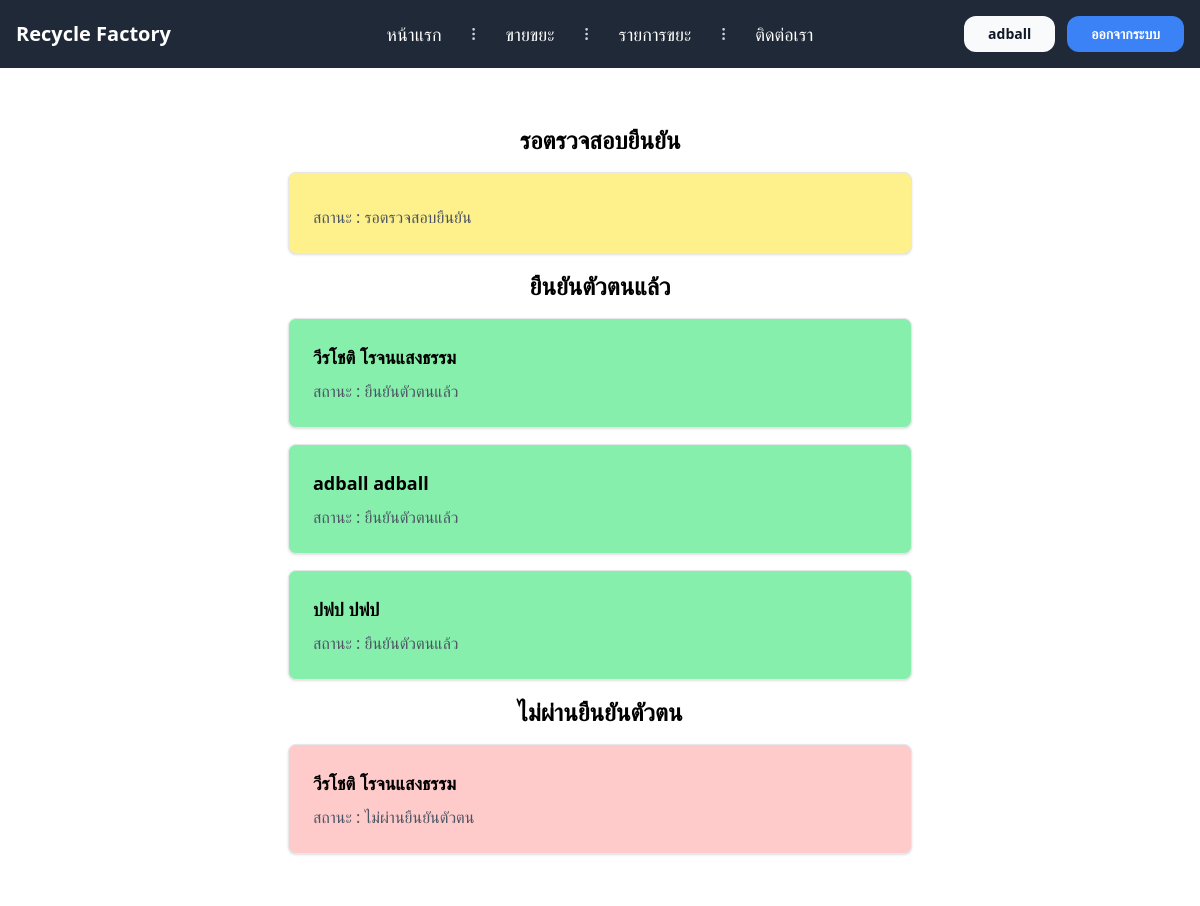
The app's page /Factory/ (signed in), older data.
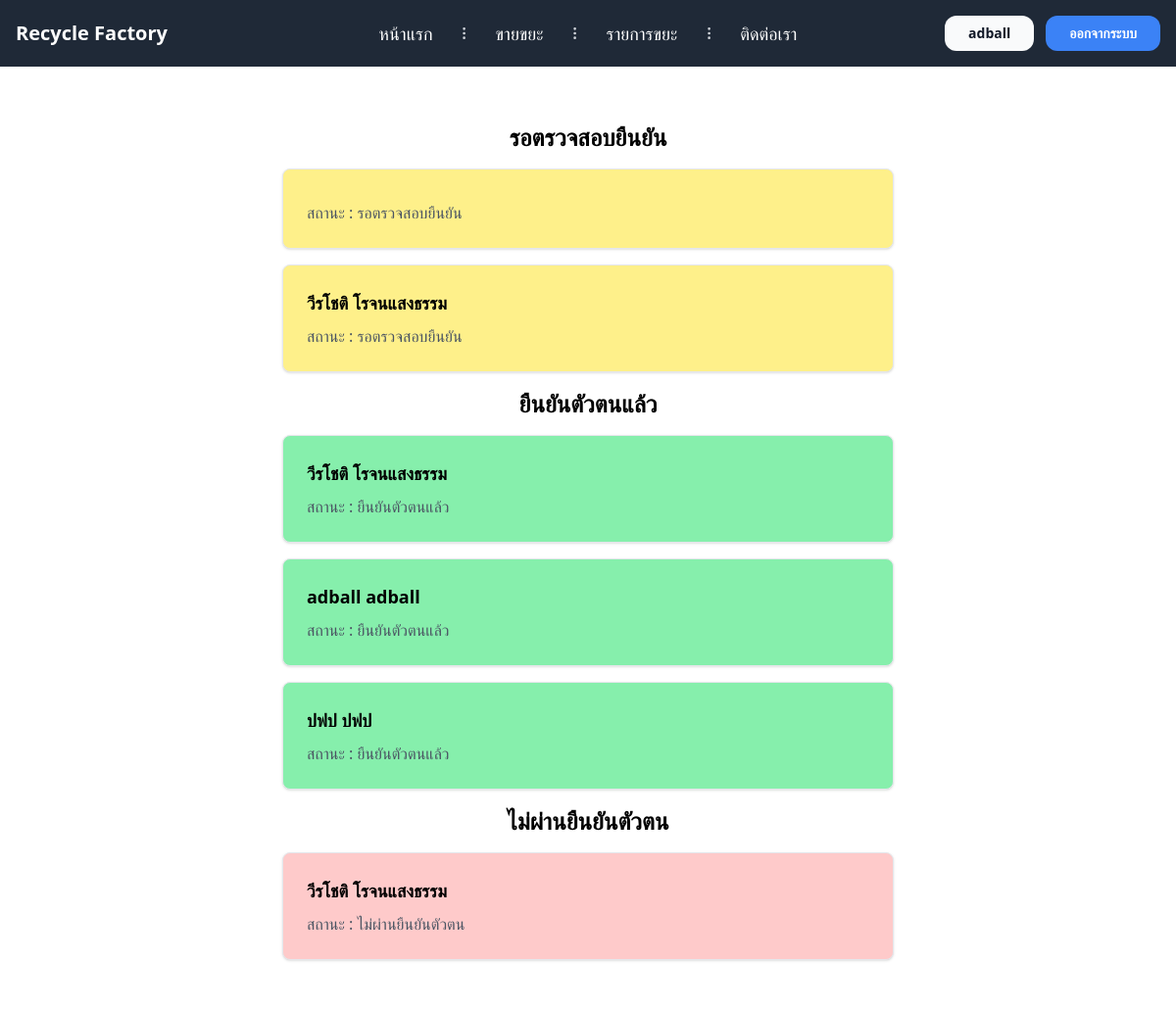
The same page, newer data.
### Member/models.py (models this page shows)
class Profile(models.Model):
    user = models.OneToOneField(User, on_delete=models.CASCADE, null=True, blank=True)
    first_name = models.CharField(max_length=150)
    last_name = models.CharField(max_length=150)
    address = models.TextField()
    bank = models.CharField(max_length=150)
    bank_accounts = models.CharField(max_length=350)
    bank_number = models.CharField(max_length=20)
    pass_bookQR = models.ImageField(upload_to='ImagePassBook/')
    phone = models.CharField(max_length=20, null=True, blank=True)
    status = models.BooleanField(default=False)
    cancel = models.BooleanField(default=False)

### Factory/views.py (the view)
# urls.py: path('',cfidentity,name='cfidentity'),
@login_required
def cfidentity(request):
    cancel = Profile.objects.filter(cancel=True)
    firm = Profile.objects.filter(status=True,cancel=False)
    nofirm = Profile.objects.filter(status=False,cancel=False)
    return render(request,'factory/cfidentity.html',{'firm':firm,'nofirm':nofirm,'cancel':cancel})

### templates/factory/cfidentity.html
{% extends 'base.html' %}
{% load crispy_forms_tags %}
{% block content %}
<div class="container mx-auto px-4 py-8 ">
    <div class="max-w-2xl mx-auto bg-white rounded p-6 bg">
        <h2 class="text-2xl font-bold mb-4 text-center">รอตรวจสอบยืนยัน</h2>
        {% if nofirm %}
        <div class="grid grid-cols-1 gap-4 sm:grid-cols-1 md:grid-cols-1 lg:grid-cols-1 xl:grid-cols-1">
            {% for f in nofirm %}
            <a href="{% url 'editestate' f.id %}" class="hover:scale-105">
                <div class=" rounded-lg shadow p-6 border bg-yellow-200">
                    <h2 class="text-lg font-bold mb-2">{{ f.first_name }} {{f.last_name}}</h2>
                    <p class="text-gray-600">สถานะ :
                        {% if f.status == False %}
                        รอตรวจสอบยืนยัน
                        {% endif %}
                    </p>
                </div>
            </a>
            {% endfor %}
        </div>
        {% endif %}
        <h2 class="text-2xl font-bold mb-4 text-center mt-4">ยืนยันตัวตนแล้ว</h2>
        {% if firm %}
        <div class="grid grid-cols-1 gap-4 sm:grid-cols-1 md:grid-cols-1 lg:grid-cols-1 xl:grid-cols-1">
            {% for f in firm %}
            <a href="{% url 'editestate' f.id %}" class="hover:scale-105">
            <div class=" rounded-lg shadow p-6 border bg-green-300">
                <h2 class="text-lg font-bold mb-2">{{ f.first_name }} {{f.last_name}}</h2>
                <p class="text-gray-600">สถานะ :
                    {% if f.status == True %}
                    ยืนยันตัวตนแล้ว
                    {% endif %}
                </p>
            </div>
            </a>
            {% endfor %}
        </div>
        {% endif %}
        <h2 class="text-2xl font-bold mb-4 text-center mt-4">ไม่ผ่านยืนยันตัวตน</h2>
        {% if cancel %}
        <div class="grid grid-cols-1 gap-4 sm:grid-cols-1 md:grid-cols-1 lg:grid-cols-1 xl:grid-cols-1">
            {% for f in cancel %}
            <a href="{% url 'editestate' f.id %}" class="hover:scale-105">
            <div class=" rounded-lg shadow p-6 border bg-red-200 ">
                <h2 class="text-lg font-bold mb-2">{{ f.first_name }} {{f.last_name}}</h2>
                <p class="text-gray-600">สถานะ :
                    {% if f.cancel == True %}
                    ไม่ผ่านยืนยันตัวตน
                    {% endif %}
                </p>
            </div>
            </a>
            {% endfor %}
        </div>
        {% endif %}
    </div>
</div>
{% endblock %}

Row changes from the older to the newer data that the page shows:
added Profile: first_name "วีรโชติ", last_name "โรจนแสงธรรม", status "รอตรวจสอบยืนยัน"
